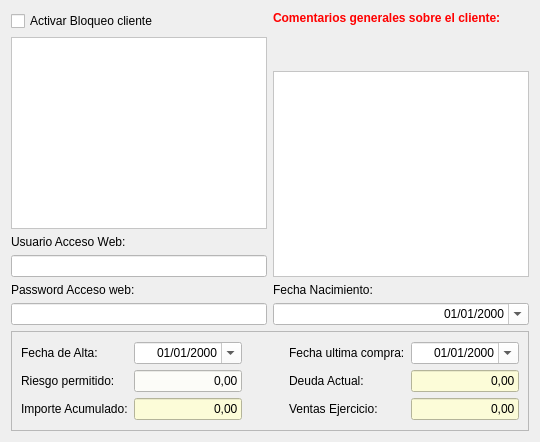
      <widget class="QWidget" name="tab_6">
       <attribute name="title">
        <string>Comentarios y Otros</string>
       </attribute>
       <layout class="QGridLayout" name="gridLayout_18">
        <item row="0" column="0" rowspan="4">
         <layout class="QVBoxLayout" name="verticalLayout_6">
          <item>
           <widget class="QCheckBox" name="chklBloqueoCliente">
            <property name="text">
             <string>Activar Bloqueo cliente</string>
            </property>
           </widget>
          </item>
          <item>
           <widget class="QTextEdit" name="txttComentarioBloqueo">
            <property name="enabled">
             <bool>false</bool>
            </property>
            <property name="styleSheet">
             <string notr="true">background-color: rgb(255, 255, 255);
border-color: rgb(48, 48, 48);</string>
            </property>
            <property name="undoRedoEnabled">
             <bool>true</bool>
            </property>
           </widget>
          </item>
          <item>
           <widget class="QLabel" name="label_43">
            <property name="text">
             <string>Usuario Acceso Web:</string>
            </property>
           </widget>
          </item>
          <item>
           <widget class="QLineEdit" name="txtcAccesoWeb">
            <property name="styleSheet">
             <string notr="true">background-color: rgb(255, 255, 255);</string>
            </property>
           </widget>
          </item>
          <item>
           <widget class="QLabel" name="label_44">
            <property name="text">
             <string>Password Acceso web:</string>
            </property>
           </widget>
          </item>
          <item>
           <widget class="QLineEdit" name="txtcPasswordWeb">
            <property name="styleSheet">
             <string notr="true">background-color: rgb(255, 255, 255);</string>
            </property>
           </widget>
          </item>
         </layout>
        </item>
        <item row="0" column="1">
         <widget class="QLabel" name="label_82">
          <property name="text">
           <string>&lt;html&gt;&lt;head/&gt;&lt;body&gt;&lt;p&gt;&lt;span style=&quot; font-weight:600; color:#ff0000;&quot;&gt;Comentarios generales sobre el cliente:&lt;/span&gt;&lt;/p&gt;&lt;p&gt;&lt;br/&gt;&lt;/p&gt;&lt;/body&gt;&lt;/html&gt;</string>
          </property>
         </widget>
        </item>
        <item row="1" column="1">
         <widget class="QTextEdit" name="txttComentarios">
          <property name="styleSheet">
           <string notr="true">background-color: rgb(255, 255, 255);</string>
          </property>
         </widget>
        </item>
        <item row="2" column="1">
         <widget class="QLabel" name="label_42">
          <property name="text">
           <string>Fecha Nacimiento:</string>
          </property>
         </widget>
        </item>
        <item row="3" column="1">
         <widget class="QDateEdit" name="txtdFechaNacimiento">
          <property name="styleSheet">
           <string notr="true">background-color: rgb(255, 255, 255);</string>
          </property>
          <property name="alignment">
           <set>Qt::AlignRight|Qt::AlignTrailing|Qt::AlignVCenter</set>
          </property>
          <property name="buttonSymbols">
           <enum>QAbstractSpinBox::UpDownArrows</enum>
          </property>
          <property name="displayFormat">
           <string>dd/MM/yyyy</string>
          </property>
          <property name="calendarPopup">
           <bool>true</bool>
          </property>
         </widget>
        </item>
        <item row="4" column="0" colspan="2">
         <widget class="QFrame" name="frame_5">
          <property name="minimumSize">
           <size>
            <width>0</width>
            <height>100</height>
           </size>
          </property>
          <property name="frameShape">
           <enum>QFrame::StyledPanel</enum>
          </property>
          <property name="frameShadow">
           <enum>QFrame::Raised</enum>
          </property>
          <layout class="QGridLayout" name="gridLayout_9">
           <item row="0" column="0">
            <layout class="QGridLayout" name="gridLayout_8">
             <item row="1" column="3">
              <widget class="QLabel" name="label_38">
               <property name="text">
                <string>Deuda Actual:</string>
               </property>
              </widget>
             </item>
             <item row="2" column="3">
              <widget class="QLabel" name="label_39">
               <property name="text">
                <string>Ventas Ejercicio:</string>
               </property>
              </widget>
             </item>
             <item row="0" column="3">
              <widget class="QLabel" name="label_37">
               <property name="text">
                <string>Fecha ultima compra:</string>
               </property>
              </widget>
             </item>
             <item row="0" column="0">
              <widget class="QLabel" name="label_34">
               <property name="text">
                <string>Fecha de Alta:</string>
               </property>
              </widget>
             </item>
             <item row="1" column="2">
              <spacer name="horizontalSpacer_6">
               <property name="orientation">
                <enum>Qt::Horizontal</enum>
               </property>
               <property name="sizeHint" stdset="0">
                <size>
                 <width>40</width>
                 <height>20</height>
                </size>
               </property>
              </spacer>
             </item>
             <item row="1" column="0">
              <widget class="QLabel" name="label_35">
               <property name="text">
                <string>Riesgo permitido:</string>
               </property>
              </widget>
             </item>
             <item row="2" column="2">
              <spacer name="horizontalSpacer_7">
               <property name="orientation">
                <enum>Qt::Horizontal</enum>
               </property>
               <property name="sizeHint" stdset="0">
                <size>
                 <width>40</width>
                 <height>20</height>
                </size>
               </property>
              </spacer>
             </item>
             <item row="0" column="2">
              <spacer name="horizontalSpacer_5">
               <property name="orientation">
                <enum>Qt::Horizontal</enum>
               </property>
               <property name="sizeHint" stdset="0">
                <size>
                 <width>40</width>
                 <height>20</height>
                </size>
               </property>
              </spacer>
             </item>
             <item row="2" column="0">
              <widget class="QLabel" name="label_36">
               <property name="text">
                <string>Importe Acumulado:</string>
               </property>
              </widget>
             </item>
             <item row="0" column="1">
              <widget class="QDateEdit" name="txtdFechaAlta">
               <property name="styleSheet">
                <string notr="true">background-color: rgb(255, 255, 255);</string>
               </property>
               <property name="alignment">
                <set>Qt::AlignRight|Qt::AlignTrailing|Qt::AlignVCenter</set>
               </property>
               <property name="displayFormat">
                <string>dd/MM/yyyy</string>
               </property>
               <property name="calendarPopup">
                <bool>true</bool>
               </property>
              </widget>
             </item>
             <item row="0" column="4">
              <widget class="QDateEdit" name="txtdFechaUltimaCompra">
               <property name="styleSheet">
                <string notr="true">background-color: rgb(255, 255, 255);</string>
               </property>
               <property name="alignment">
                <set>Qt::AlignRight|Qt::AlignTrailing|Qt::AlignVCenter</set>
               </property>
               <property name="displayFormat">
                <string>dd/MM/yyyy</string>
               </property>
               <property name="calendarPopup">
                <bool>true</bool>
               </property>
              </widget>
             </item>
             <item row="1" column="1">
              <widget class="QLineEdit" name="txtrRiesgoPermitido">
               <property name="enabled">
                <bool>true</bool>
               </property>
               <property name="styleSheet">
                <string notr="true">background-color: rgb(252, 252, 248);</string>
               </property>
               <property name="text">
                <string>0,00</string>
               </property>
               <property name="alignment">
                <set>Qt::AlignRight|Qt::AlignTrailing|Qt::AlignVCenter</set>
               </property>
              </widget>
             </item>
             <item row="2" column="1">
              <widget class="QLineEdit" name="txtrImporteAcumulado">
               <property name="focusPolicy">
                <enum>Qt::NoFocus</enum>
               </property>
               <property name="styleSheet">
                <string notr="true">background-color: rgb(252, 252, 216);
color: rgb(0, 0, 0);</string>
               </property>
               <property name="text">
                <string>0,00</string>
               </property>
               <property name="alignment">
                <set>Qt::AlignRight|Qt::AlignTrailing|Qt::AlignVCenter</set>
               </property>
              </widget>
             </item>
             <item row="1" column="4">
              <widget class="QLineEdit" name="txtrDeudaActual">
               <property name="focusPolicy">
                <enum>Qt::NoFocus</enum>
               </property>
               <property name="styleSheet">
                <string notr="true">background-color: rgb(252, 252, 216);
color: rgb(0, 0, 0);</string>
               </property>
               <property name="text">
                <string>0,00</string>
               </property>
               <property name="alignment">
                <set>Qt::AlignRight|Qt::AlignTrailing|Qt::AlignVCenter</set>
               </property>
              </widget>
             </item>
             <item row="2" column="4">
              <widget class="QLineEdit" name="txtrVentasEjercicio">
               <property name="enabled">
                <bool>false</bool>
               </property>
               <property name="focusPolicy">
                <enum>Qt::NoFocus</enum>
               </property>
               <property name="styleSheet">
                <string notr="true">background-color: rgb(252, 252, 216);
color: rgb(0, 0, 0);</string>
               </property>
               <property name="text">
                <string>0,00</string>
               </property>
               <property name="alignment">
                <set>Qt::AlignRight|Qt::AlignTrailing|Qt::AlignVCenter</set>
               </property>
              </widget>
             </item>
            </layout>
           </item>
          </layout>
         </widget>
        </item>
       </layout>
      </widget>
